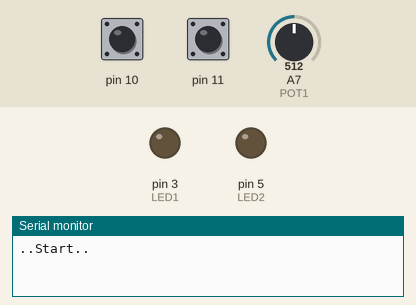
Bench run of a program on a simulated Arduino Nano, built with avr-gcc and run on an emulated ATmega328P. On the bench: output pins drawn as LEDs (lit = HIGH), the last lines printed to the serial monitor. Dashed ring = blinking. The inputs (shaded band) are chosen by the test bench; at power-on: pin 10 HIGH, pin 11 HIGH, A7 (POT1) = 512.

Above: at 1.2 s.
1.3 s: pin 10 pulled LOW for 0.15 s
At 1.7 s:
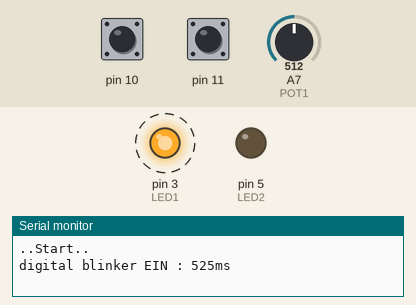
At 2.2 s:
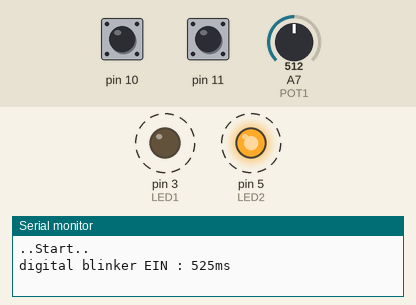
4.4 s: pin 11 pulled LOW for 0.15 s
7.4 s: A7 (POT1) set to 245
10.4 s: pin 10 pulled LOW for 1 s
13.4 s: pin 10 pulled LOW for 3.2 s
At 17.3 s:
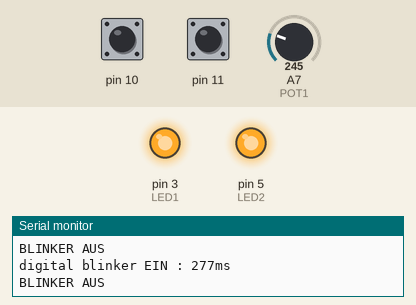
18.1 s: pin 11 pulled LOW for 3.2 s
At 21.8 s:
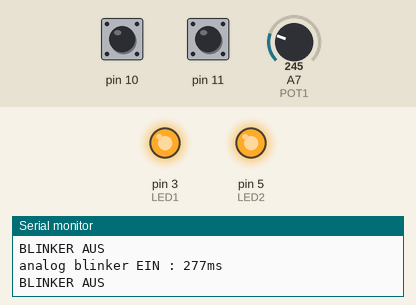
Timing chart, 0 to 23.3 s (numbered marks = the images above; inputs shaded):
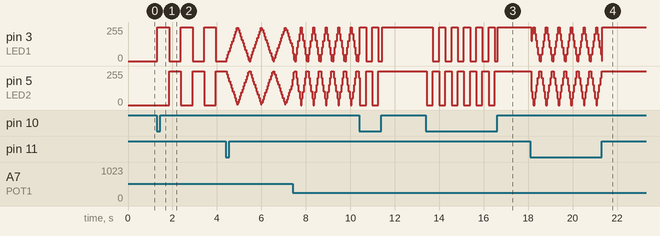

Measured:
- after the input at 1.3 s, pin 3 (LED1): alternates 255/255 for 0.53 s and 0/255 for 0.53 s, starting at once; pin 5 (LED2): alternates 255/255 for 0.53 s and 0/255 for 0.53 s, starting after 0.55 s
- after the input at 13.4 s, pin 3 (LED1): goes 5 × (0/255 0.28 s, 255/255 0.28 s), 0/255 0.14 s, then 255/255, starting after 0.32 s; pin 5 (LED2): alternates 255/255 for 0.28 s and 0/255 for 0.28 s, 12 changes in all, then stays 255/255, starting at once

The program:

main.cpp
```cpp
// ****************************************************************************
// *                                                                          *
// * Aufgabe:                                                                 *
// *                                                                          *
// * -> Schreib ein Programm mit folgenden Eigenschaften:                     *
// *    Es gibt zwei Taster (TASTER1, TASTER2), zwei LEDs (LED1, LED2) und    *
// *    ein Potentiometer. Taster1 schaltet einen digitalen Blinker auf die   *
// *    beiden LEDs, Taster2 schaltet einen analogen Blinker auf die beiden   *
// *    LEDs. Die Geschwindigkeit des Blinkers soll mit dem Poti zwischen     *
// *    50ms und 1000ms eingestellt werden können. Ein langer Tastendruck     *
// *    auf einen der beiden Taster toggelt die Blinkfunktion ein/aus.        *
// *                                                                          *
// * -> Suche dir ein/zwei Mitarbeiter und forke dieses Projekt               *
// * -> Teile die Arbeit auf die Mitarbeiter so auf, dass ein fast-forward-   *
// *    merge ermöglicht wird.                                                *
// * -> Fülle die bestehenden Header-Dateien und erzeuge die entsprechenden   *
// *    Implementierungen (cpp-Dateien). Verwende ausschließlich Klassen!     *
// *                                                                          *
// * -> Erstelle einen pull-request                                           *
// *                                                                          *
// *                                                                          *
// ****************************************************************************

#include <Arduino.h>
#include "helper.h"
#include "digitalblinker.h"
#include "analogblinker.h"

#define LED1 3     // Low-side switch (leuchtet mit LOW)
#define LED2 5     // Low-side switch (leuchtet mit LOW)
#define LED3 6     // Low-side switch (leuchtet mit LOW)
#define TASTER1 10 // LOW wenn gedrückt
#define TASTER2 11 // LOW wenn gedrückt
#define TASTER3 12 // LOW wenn gedrückt
#define POT1 A7

#define DEBOUNCE_TIME 20
#define LONGPRESS_TIME 1000
#define BLINK_TIME 200
#define MIN_BLINK_TIME 50
#define MAX_BLINK_TIME 1000
#define POLL_TIME 50

button taster1, taster2;
blinker d_blink;
analogblinker a_blink;

void setup()
{
    Serial.begin(115200); // Baud rate
    Serial.println("..Start..\n");

    taster1.init(TASTER1, INPUT_PULLUP, DEBOUNCE_TIME, LONGPRESS_TIME);
    taster2.init(TASTER2, INPUT_PULLUP, DEBOUNCE_TIME, LONGPRESS_TIME);

    d_blink.init(LED1, true, LED2, true, BLINK_TIME, false);
    a_blink.init(LED1, LED2, BLINK_TIME, POLL_TIME, false, false);
}

void loop()
{
    taster1.poll();
    taster2.poll();
    a_blink.poll();
    d_blink.poll();

    uint16_t blinktime = MIN_BLINK_TIME + ((MAX_BLINK_TIME - MIN_BLINK_TIME) / 1023.0) * analogRead(POT1);
    a_blink.setBlinkTime(blinktime);
    d_blink.setBlinkTime(blinktime);

    if (taster1.rising)
    {
        Serial.print("digital blinker EIN : ");
        Serial.print(blinktime);
        Serial.println("ms");
        a_blink.off();
        d_blink.on();
    }

    if (taster2.rising)
    {
        Serial.print("analog blinker EIN : ");
        Serial.print(blinktime);
        Serial.println("ms");
        d_blink.off();
        a_blink.on();
    }

    if (taster1.longpress || taster2.longpress)
    {
        Serial.println("BLINKER AUS");
        a_blink.off();
        d_blink.off();
        digitalWrite(LED1, HIGH);
        digitalWrite(LED2, HIGH);
    }
}
```

analogblinker.cpp
```cpp
#include "analogblinker.h"

// ****************************************************************************
// ************************** analogblinker ************************************
// ****************************************************************************

void analogblinker::init(uint8_t _pin1, uint8_t _pin2, uint16_t _blinkTime, uint8_t _polltime, bool _sync, bool _enable)
{
    pin1 = _pin1;
    pin2 = _pin2;
    blinkTime = _blinkTime;
    polltime = _polltime;
    sync = _sync;
    enable = _enable;

    pinMode(pin1, OUTPUT);
    pinMode(pin2, OUTPUT);
}

void analogblinker::poll()
{
    if (!enable)
    {
        // analogWrite(pin1, 0);
        // analogWrite(pin2, 0);
        return;
    }
    else if (millis() - lastpoll > polltime)
    {
        step = 256 / (blinkTime / polltime);
        dutycycle += step;
        if (dutycycle >= 511)
        {
            dutycycle = 0;
        }
        uint16_t pwm = dutycycle > 255 ? 511 - dutycycle : dutycycle;
        analogWrite(pin1, pwm);
        if (sync)
            analogWrite(pin2, pwm);
        else
            analogWrite(pin2, 255 - pwm);
        lastpoll = millis();
    }
}

void analogblinker::setBlinkTime(uint16_t _blinktime)
{
    if (_blinktime > 1000)
    {
        blinkTime = 1000;
        Serial.println("Blinktime > 1000ms, set to 1000ms");
    }
    else if (_blinktime < 50)
    {
        blinkTime = 50;
        Serial.println("Blinktime < 50ms, set to 50ms");
    }
    else
        blinkTime = _blinktime;
}

void analogblinker::on() { enable = true; }   // setter-Methode zum Einschalten des Blinkers
void analogblinker::off() { enable = false; } // setter-Methode zum Ausschalten des Blinkers
```

analogblinker.h
```cpp
#ifndef ANALOGBLINKER_H
#define ANALOGBLINKER_H

#include <Arduino.h>
/*
    ----------- INFO -------------
    Diese Struktur implementiert einen analogen Blinker. Die Helligkeit
    wird über die Zeit gesteuert. Die init-Methode erwartet die Pin-Nummer
    und die Zeitgrenzen für die Helligkeit. Die poll-Methode muss bei jedem
    Loop ausgeführt werden.
*/
class analogblinker
{
public:
    bool sync = false;

    // PinNr1, PinNr2, Blinkzeit[ms], Abfrage-Zeit[ms], Sync-Modus, Enable[T/F]
    void init(uint8_t, uint8_t, uint16_t, uint8_t, bool, bool);
    void poll();
    void on();
    void off();

    void setBlinkTime(uint16_t);

private:
    bool enable = false;
    uint8_t pin1 = 0, pin2 = 0, step = 0;
    uint16_t blinkTime = 0, dutycycle = 0;
    unsigned long lastpoll = 0, polltime = 0;
};

#endif
```

digitalblinker.cpp
```cpp
#include "digitalblinker.h"

void blinker::init(uint8_t _pin1, bool _neg1, uint8_t _pin2, bool _neg2, uint16_t _blinkTime, bool _enable)
{
    pin1 = _pin1;
    neg1 = _neg1;
    pin2 = _pin2;
    neg2 = _neg2;
    blinkTime = _blinkTime;
    enable = _enable;

    pinMode(pin1, OUTPUT);
    pinMode(pin2, OUTPUT);
}

void blinker::poll()
{
    if (!enable)
    {
        // digitalWrite(pin1, neg1 ? HIGH : LOW);
        // digitalWrite(pin2, neg2 ? HIGH : LOW);
        return;
    }
    else if (millis() - lastblink > blinkTime)
    {
        // Serial.println(".");
        digitalWrite(pin1, neg1 ? !blinkState : blinkState);
        digitalWrite(pin2, neg1 ? blinkState : !blinkState);
        blinkState = !blinkState;
        lastblink = millis();
    }
}

void blinker::on() { enable = true; }   // setter-Methode zum Einschalten des Blinkers
void blinker::off() { enable = false; } // setter-Methode zum Ausschalten des Blinkers

void blinker::setBlinkTime(uint16_t _blinktime)
{
    if (_blinktime > 1000)
    {
        blinkTime = 1000;
        Serial.println("Blinktime > 1000ms, set to 1000ms");
    }
    else if (_blinktime < 50)
    {
        blinkTime = 50;
        Serial.println("Blinktime < 50ms, set to 50ms");
    }
    else
        blinkTime = _blinktime;
}
```

digitalblinker.h
```cpp
#ifndef DIGITALBLINKER_H
#define DIGITALBLINKER_H

#include <Arduino.h>

/*
    ----------- INFO -------------
    Dise Klasse implementiert einen Wechselblinker auf zwei bliebige Pins.
    In der init-Methode können die Pin-Nummern definiert werden. Außerdem ist es
    möglich eine negation des Ausgangs direkt anzugeben. Die poll-Methode muss
    bei jedem Loop ausgeführt werden.
*/
class blinker
{
public:

    // PinNr.1, Negierung1, PinNr.2, Negierung2, Blinkzeit [ms], Startzustand
    void init(uint8_t, bool, uint8_t, bool, uint16_t, bool);
    void poll();
    void on();
    void off();
    void setBlinkTime(uint16_t);

private:
    uint8_t pin1 = 0, pin2 = 0;
    bool neg1 = false, neg2 = false, blinkState = false, enable = false;
    unsigned long lastblink = 0;
    uint16_t blinkTime = 0;
};

#endif
```

helper.cpp
```cpp
#include "helper.h"

// ****************************************************************************
// ************************** button ******************************************
// ****************************************************************************

void button::init(uint8_t _pinNr, uint8_t _mode, uint8_t _debounce_time, uint16_t _longpress_time)
{
    pinNr = _pinNr;
    mode = _mode;
    debounce_time = _debounce_time;
    longpress_time = _longpress_time;

    pinMode(pinNr, mode);
    debounced = db_last = last = digitalRead(pinNr); // ..damit nicht schon beim Start eine Flanke ausgelöst wird..
}

void button::poll()
{
    in = digitalRead(pinNr);
    in = ((mode == INPUT_PULLUP) ? !in : in);
    debounce();
    check_edge();
    check_longpress();
}

void button::debounce()
{
    if (millis() - lasttime > debounce_time)
    {
        if (in != db_last)
        {
            debounced = db_last;
        }
        else
        {
            debounced = in;
        }
        lasttime = millis();
        db_last = in;
    }
}

void button::check_edge()
{
    rising = false;

    if (debounced && !last)
        rising = true;

    falling = false;

    if (!debounced && last)
        falling = true;

    last = debounced;
}


void button::check_longpress()
{
    longpress = false;

    if (rising)
    {
        last_rising = millis();
        return;
    }

    if (falling)
    {
        if (millis() - last_rising > longpress_time)
        {
            longpress = true;
        }
    }
    else // damit longpress nur einen einzigen Zyklus lang true ist
    {
        longpress = false;
    }
}
```

helper.h
```cpp
#ifndef HELPER_H
#define HELPER_H

#include <Arduino.h>

/*
    ----------- INFO -------------
    Diese Struktur implementiert eine Taster-Auswertung.
    Es kann eine Debounce Zeit in ms (max. 255) gesetzt werden oder das Debounce
    mit 0 deaktiviert werden.
    Die Struktur verfügt über init-Methode zum Setzen der notwendigen
    Parameter und eine poll-Methode, welche bei jedem Loop ausgeführt
    werden soll. Diese stehen als Member-Variablen zur Verfügung.
*/
class button
{
public:
    bool debounced = false;
    bool rising = false;
    bool falling = false;
    bool longpress = false;

    // Pin-Nummer, Pin-Mode, Debounce-Zeit [ms], Zeitgrenze für langen Druck [ms]
    void init(uint8_t, uint8_t, uint8_t, uint16_t);

    void poll();

    // wenn Debounce-Zeit = 0, dann kein Debounce
    void debounce();

private:
    bool in = false;
    uint8_t mode = false;
    bool db_last = false;
    bool last = false;
    unsigned long lasttime = 0;
    unsigned long last_rising = 0;
    uint8_t pinNr = 0;
    uint8_t debounce_time = 20;
    uint16_t longpress_time = 1000;

    void check_edge();
    void check_longpress();
};

#endif
```

test.cpp
```cpp
#include "test.h"

void test::dosomething()
{
    // super secret code..
}
```

test.h
```cpp
#ifndef TEST_H
#define TEST_H

class test
{
    public:
        void dosomething();
    private:

};
// My code goes here..

#endif
```
